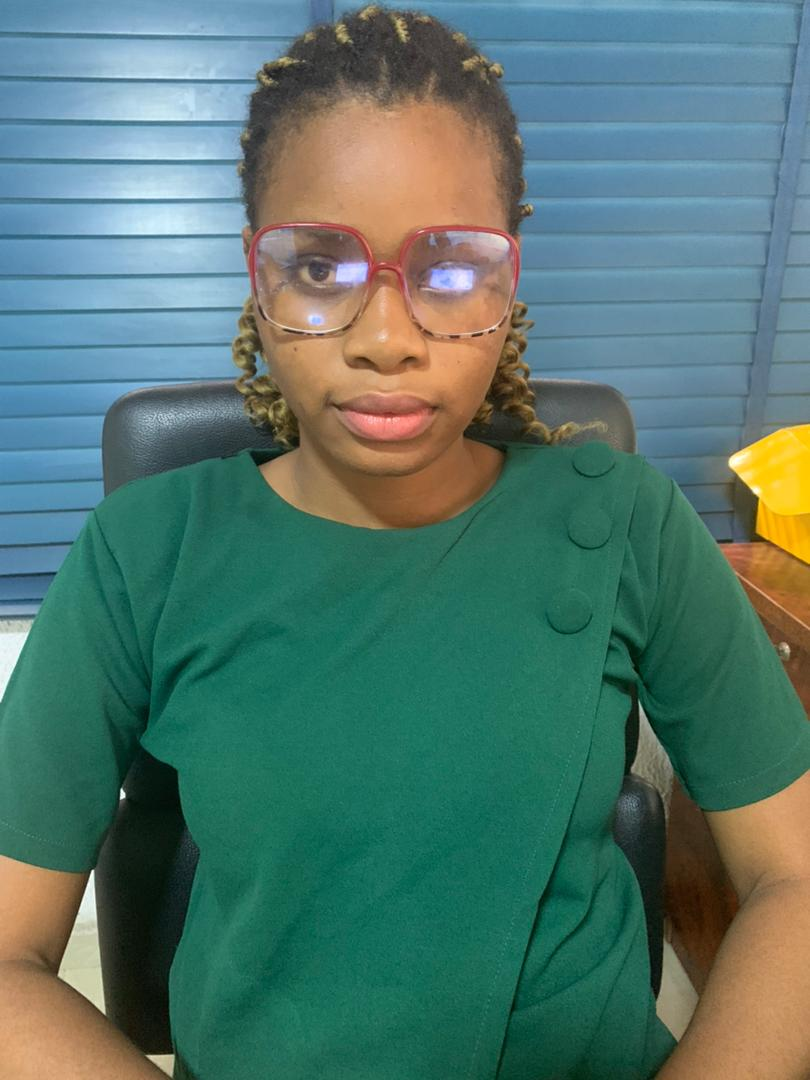
#> input picture backend/uploads/1765577466299-3.jpg, 810 x 1080 px
$ python -i redness_detector.py   (imports and definitions only)
#> lines starting #> are read from the running program, lines starting #| are printed output that depends on the picture; after the words box and inside, x2 and y2 are one past the last pixel; in counts of white or black regions, pixels touching at a corner belong together
#> further down, picture is the input picture: shape (1080, 810, 3); mean B, G, R 108.9, 118.1, 83.4
import cv2
import numpy as np

class RednessDetector:
    @staticmethod
    def analyze(eye_image):
        if eye_image is None:
            return {"score": 0, "is_red": False}

        # Convert to HSV
        hsv = cv2.cvtColor(eye_image, cv2.COLOR_BGR2HSV)
#> hsv: shape (1080, 810, 3); mean H, S, V 72, 137, 134.5

        # Define red range
        lower_red1 = np.array([0, 50, 50])
        upper_red1 = np.array([10, 255, 255])
        lower_red2 = np.array([170, 50, 50])
        upper_red2 = np.array([180, 255, 255])

        mask1 = cv2.inRange(hsv, lower_red1, upper_red1)
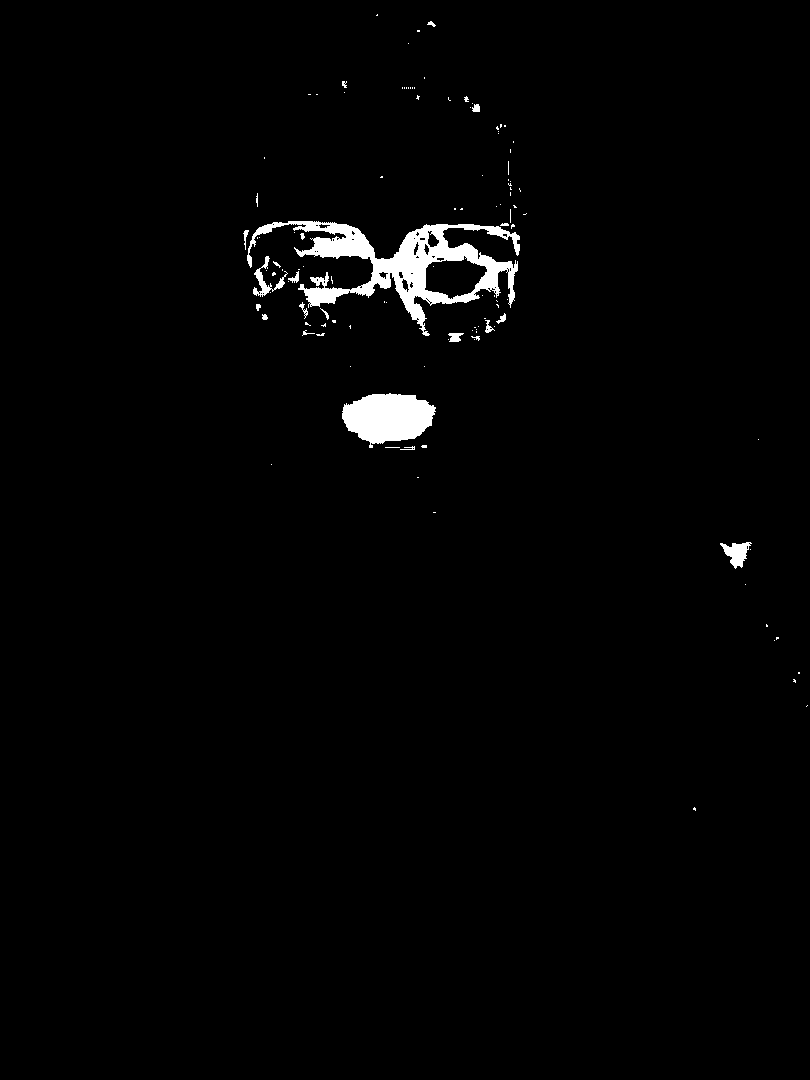
#> mask1: shape (1080, 810); 1.6% white; 117 white regions (94 under 20 px), largest, box (x1, y1, x2, y2) and area: (247, 221, 520, 336) 8820, (342, 393, 436, 448) 3588, (720, 542, 752, 569) 440
        mask2 = cv2.inRange(hsv, lower_red2, upper_red2)
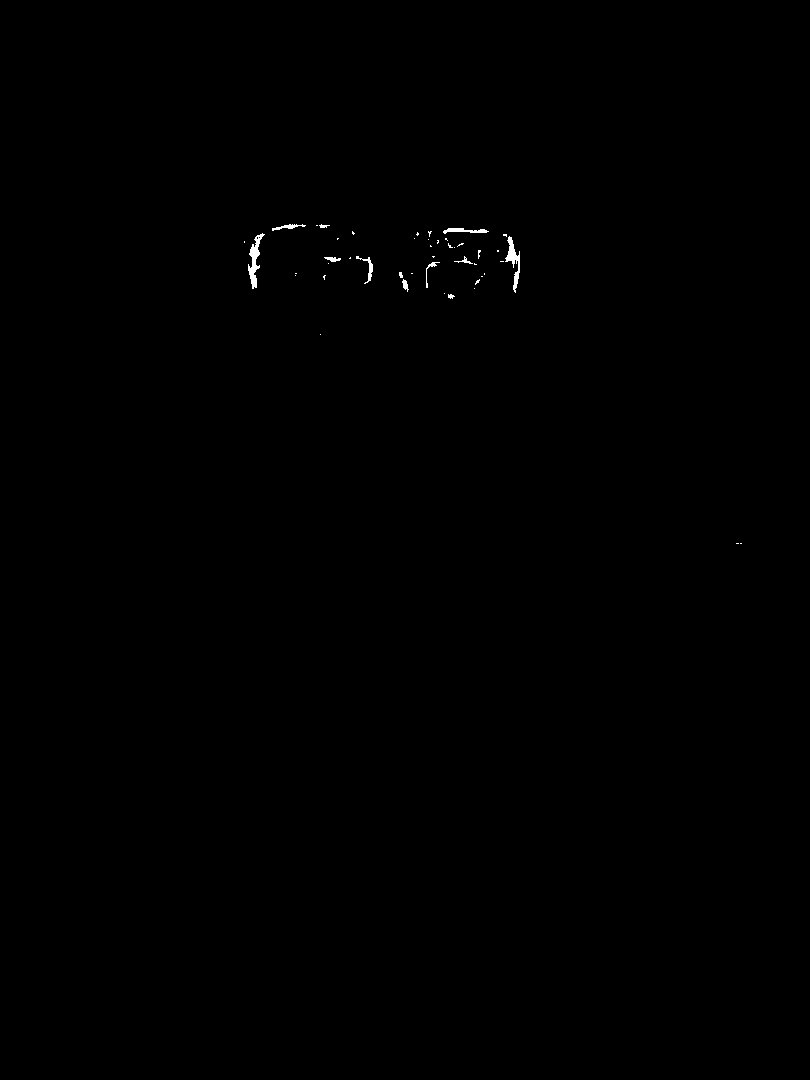
#> mask2: shape (1080, 810); 0.16% white; 46 white regions (35 under 20 px), largest, box (x1, y1, x2, y2) and area: (248, 233, 265, 289) 351, (505, 236, 520, 293) 305, (443, 228, 489, 234) 148
        mask = mask1 + mask2
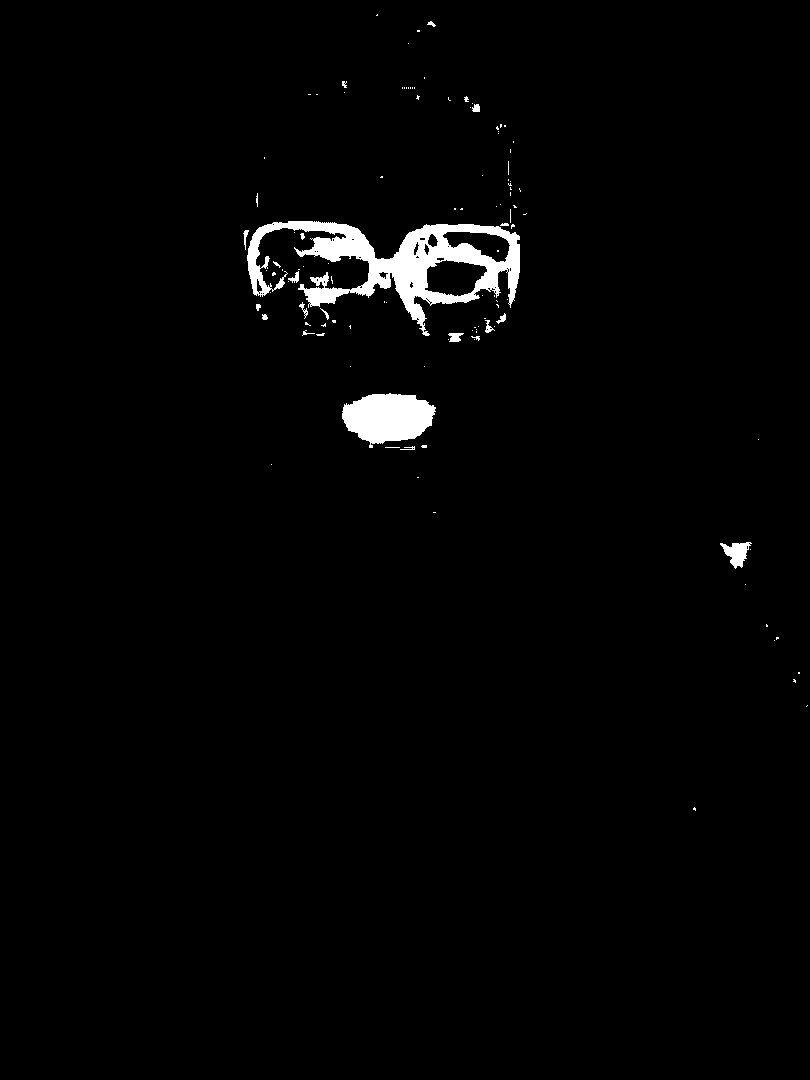
#> mask: shape (1080, 810); 1.8% white; 115 white regions (93 under 20 px), largest, box (x1, y1, x2, y2) and area: (247, 221, 520, 336) 10596, (342, 393, 436, 448) 3588, (720, 542, 752, 569) 445

        red_pixels = cv2.countNonZero(mask)
#> red_pixels = 15716
        total_pixels = eye_image.shape[0] * eye_image.shape[1]
#> total_pixels = 874800

        score = (red_pixels / total_pixels) * 100
#> score = 1.8

        return {
            "score": round(score, 2),
            "is_red": score > 15,
            "confidence": 0.85
        }

>>> import cv2
>>> picture = cv2.imread('../../../backend/uploads/1765577466299-3.jpg')
>>> result = RednessDetector().analyze(picture)
#> result = {'score': 1.8, 'is_red': False, 'confidence': 0.85}
